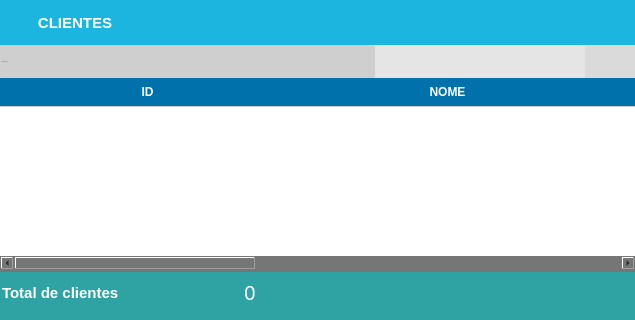
            <widget class="QWidget" name="clientes">
             <layout class="QGridLayout" name="gridLayout_2">
              <property name="leftMargin">
               <number>0</number>
              </property>
              <property name="topMargin">
               <number>0</number>
              </property>
              <property name="rightMargin">
               <number>0</number>
              </property>
              <property name="bottomMargin">
               <number>0</number>
              </property>
              <property name="spacing">
               <number>0</number>
              </property>
              <item row="0" column="0">
               <widget class="QFrame" name="frame_4">
                <property name="styleSheet">
                 <string notr="true">background-color: rgb(118, 118, 118);</string>
                </property>
                <property name="frameShape">
                 <enum>QFrame::NoFrame</enum>
                </property>
                <property name="frameShadow">
                 <enum>QFrame::Raised</enum>
                </property>
                <layout class="QVBoxLayout" name="verticalLayout_3">
                 <property name="spacing">
                  <number>0</number>
                 </property>
                 <property name="leftMargin">
                  <number>0</number>
                 </property>
                 <property name="topMargin">
                  <number>0</number>
                 </property>
                 <property name="rightMargin">
                  <number>0</number>
                 </property>
                 <property name="bottomMargin">
                  <number>0</number>
                 </property>
                 <item>
                  <widget class="QFrame" name="frame_8">
                   <property name="maximumSize">
                    <size>
                     <width>16777215</width>
                     <height>45</height>
                    </size>
                   </property>
                   <property name="styleSheet">
                    <string notr="true">background-color: qlineargradient(spread:pad, x1:0.518552, y1:0.414227, x2:0.52957, y2:1, stop:0 #1CB5E0 , stop:1 #1CB5E0);</string>
                   </property>
                   <property name="frameShape">
                    <enum>QFrame::NoFrame</enum>
                   </property>
                   <property name="frameShadow">
                    <enum>QFrame::Raised</enum>
                   </property>
                   <layout class="QHBoxLayout" name="horizontalLayout_5">
                    <property name="spacing">
                     <number>0</number>
                    </property>
                    <property name="leftMargin">
                     <number>0</number>
                    </property>
                    <property name="topMargin">
                     <number>0</number>
                    </property>
                    <property name="rightMargin">
                     <number>0</number>
                    </property>
                    <property name="bottomMargin">
                     <number>0</number>
                    </property>
                    <item>
                     <widget class="QPushButton" name="pushButton_14">
                      <property name="minimumSize">
                       <size>
                        <width>150</width>
                        <height>45</height>
                       </size>
                      </property>
                      <property name="styleSheet">
                       <string notr="true">QPushButton {
background-color:  #1CB5E0;
border: none;
color: rgb(255, 255, 255);
font-weight: bold;
font-size: 15px;


text-transform: uppercase
 }
QPushButton:hover{
background-color:  #1CB5E0;
border: none;
color: rgb(255, 255, 255);
font-weight: bold;
font-size: 16px;
text-decoration:underline;



}</string>
                      </property>
                      <property name="text">
                       <string>CLIENTES</string>
                      </property>
                      <property name="icon">
                       <iconset>
                        <normaloff>img/clientes.png</normaloff>img/clientes.png</iconset>
                      </property>
                      <property name="iconSize">
                       <size>
                        <width>30</width>
                        <height>30</height>
                       </size>
                      </property>
                     </widget>
                    </item>
                    <item>
                     <spacer name="horizontalSpacer_2">
                      <property name="orientation">
                       <enum>Qt::Horizontal</enum>
                      </property>
                      <property name="sizeHint" stdset="0">
                       <size>
                        <width>485</width>
                        <height>20</height>
                       </size>
                      </property>
                     </spacer>
                    </item>
                   </layout>
                  </widget>
                 </item>
                 <item>
                  <widget class="QFrame" name="frame_9">
                   <property name="maximumSize">
                    <size>
                     <width>16777215</width>
                     <height>33</height>
                    </size>
                   </property>
                   <property name="styleSheet">
                    <string notr="true">background-color: rgb(218, 218, 218);</string>
                   </property>
                   <property name="frameShape">
                    <enum>QFrame::NoFrame</enum>
                   </property>
                   <property name="frameShadow">
                    <enum>QFrame::Raised</enum>
                   </property>
                   <layout class="QGridLayout" name="gridLayout_8">
                    <property name="leftMargin">
                     <number>0</number>
                    </property>
                    <property name="topMargin">
                     <number>0</number>
                    </property>
                    <property name="rightMargin">
                     <number>0</number>
                    </property>
                    <property name="bottomMargin">
                     <number>0</number>
                    </property>
                    <property name="spacing">
                     <number>0</number>
                    </property>
                    <item row="0" column="0">
                     <widget class="QLineEdit" name="tx_BuscaClientes">
                      <property name="sizePolicy">
                       <sizepolicy hsizetype="Preferred" vsizetype="Preferred">
                        <horstretch>0</horstretch>
                        <verstretch>0</verstretch>
                       </sizepolicy>
                      </property>
                      <property name="maximumSize">
                       <size>
                        <width>777777</width>
                        <height>16777215</height>
                       </size>
                      </property>
                      <property name="font">
                       <font>
                        <family>Arial</family>
                        <pointsize>-1</pointsize>
                        <weight>50</weight>
                        <italic>false</italic>
                        <bold>false</bold>
                       </font>
                      </property>
                      <property name="mouseTracking">
                       <bool>false</bool>
                      </property>
                      <property name="focusPolicy">
                       <enum>Qt::ClickFocus</enum>
                      </property>
                      <property name="styleSheet">
                       <string notr="true">QLineEdit{
background: #CFCFCF;
border-radius: 2px;
color: #000;
font: 13px &quot;Arial&quot; ;
text-transform: uppercase;
}
QLineEdit:Focus {
border: 1px solid blue;
}</string>
                      </property>
                      <property name="placeholderText">
                       <string>PESQUISAR...</string>
                      </property>
                     </widget>
                    </item>
                    <item row="0" column="2">
                     <widget class="QPushButton" name="Bt_Cad_Cliente">
                      <property name="sizePolicy">
                       <sizepolicy hsizetype="Preferred" vsizetype="Preferred">
                        <horstretch>0</horstretch>
                        <verstretch>0</verstretch>
                       </sizepolicy>
                      </property>
                      <property name="minimumSize">
                       <size>
                        <width>0</width>
                        <height>33</height>
                       </size>
                      </property>
                      <property name="maximumSize">
                       <size>
                        <width>50</width>
                        <height>16777215</height>
                       </size>
                      </property>
                      <property name="toolTip">
                       <string>Adicionar</string>
                      </property>
                      <property name="styleSheet">
                       <string notr="true">QPushButton {

background-color: rgb(229, 229, 229);
border:none;
 }
QPushButton:hover{
background-color: rgb(255, 255, 255);

}</string>
                      </property>
                      <property name="text">
                       <string/>
                      </property>
                      <property name="icon">
                       <iconset>
                        <normaloff>img/adicionar.png</normaloff>img/adicionar.png</iconset>
                      </property>
                      <property name="iconSize">
                       <size>
                        <width>50</width>
                        <height>25</height>
                       </size>
                      </property>
                     </widget>
                    </item>
                    <item row="0" column="4">
                     <widget class="QPushButton" name="Bt_Edit_Cliente">
                      <property name="sizePolicy">
                       <sizepolicy hsizetype="Preferred" vsizetype="Preferred">
                        <horstretch>0</horstretch>
                        <verstretch>0</verstretch>
                       </sizepolicy>
                      </property>
                      <property name="minimumSize">
                       <size>
                        <width>0</width>
                        <height>0</height>
                       </size>
                      </property>
                      <property name="maximumSize">
                       <size>
                        <width>60</width>
                        <height>33</height>
                       </size>
                      </property>
                      <property name="font">
                       <font>
                        <pointsize>6</pointsize>
                       </font>
                      </property>
                      <property name="toolTip">
                       <string>Editar</string>
                      </property>
                      <property name="styleSheet">
                       <string notr="true">QPushButton {
background-color: rgb(229, 229, 229);
border:none;
 }
QPushButton:hover{
background-color: rgb(255, 255, 255);

}</string>
                      </property>
                      <property name="text">
                       <string/>
                      </property>
                      <property name="icon">
                       <iconset>
                        <normaloff>img/editar.png</normaloff>img/editar.png</iconset>
                      </property>
                      <property name="iconSize">
                       <size>
                        <width>50</width>
                        <height>25</height>
                       </size>
                      </property>
                     </widget>
                    </item>
                    <item row="0" column="5">
                     <widget class="QPushButton" name="Bt_Excluir_Cliente">
                      <property name="sizePolicy">
                       <sizepolicy hsizetype="Preferred" vsizetype="Preferred">
                        <horstretch>0</horstretch>
                        <verstretch>0</verstretch>
                       </sizepolicy>
                      </property>
                      <property name="minimumSize">
                       <size>
                        <width>0</width>
                        <height>33</height>
                       </size>
                      </property>
                      <property name="maximumSize">
                       <size>
                        <width>50</width>
                        <height>16777215</height>
                       </size>
                      </property>
                      <property name="toolTip">
                       <string>Excluir</string>
                      </property>
                      <property name="styleSheet">
                       <string notr="true">QPushButton {
background-color: rgb(229, 229, 229);
border:none;
 }
QPushButton:hover{
background-color: rgb(255, 255, 255);

}</string>
                      </property>
                      <property name="text">
                       <string/>
                      </property>
                      <property name="icon">
                       <iconset>
                        <normaloff>img/remover.png</normaloff>img/remover.png</iconset>
                      </property>
                      <property name="iconSize">
                       <size>
                        <width>30</width>
                        <height>27</height>
                       </size>
                      </property>
                     </widget>
                    </item>
                    <item row="0" column="6">
                     <widget class="QPushButton" name="Bt_Imprimir_Cliente">
                      <property name="sizePolicy">
                       <sizepolicy hsizetype="Preferred" vsizetype="Preferred">
                        <horstretch>0</horstretch>
                        <verstretch>0</verstretch>
                       </sizepolicy>
                      </property>
                      <property name="minimumSize">
                       <size>
                        <width>0</width>
                        <height>33</height>
                       </size>
                      </property>
                      <property name="maximumSize">
                       <size>
                        <width>50</width>
                        <height>16777215</height>
                       </size>
                      </property>
                      <property name="toolTip">
                       <string>Imprimir</string>
                      </property>
                      <property name="styleSheet">
                       <string notr="true">QPushButton {
border:none;
 }
QPushButton:hover{
background-color: rgb(255, 255, 255);

}</string>
                      </property>
                      <property name="text">
                       <string/>
                      </property>
                      <property name="icon">
                       <iconset>
                        <normaloff>img/impressora.png</normaloff>img/impressora.png</iconset>
                      </property>
                      <property name="iconSize">
                       <size>
                        <width>30</width>
                        <height>30</height>
                       </size>
                      </property>
                     </widget>
                    </item>
                    <item row="0" column="1">
                     <widget class="QPushButton" name="Bt_PesquisaCliente">
                      <property name="sizePolicy">
                       <sizepolicy hsizetype="Preferred" vsizetype="Preferred">
                        <horstretch>0</horstretch>
                        <verstretch>0</verstretch>
                       </sizepolicy>
                      </property>
                      <property name="minimumSize">
                       <size>
                        <width>0</width>
                        <height>33</height>
                       </size>
                      </property>
                      <property name="maximumSize">
                       <size>
                        <width>50</width>
                        <height>16777215</height>
                       </size>
                      </property>
                      <property name="toolTip">
                       <string>Pesquisar</string>
                      </property>
                      <property name="styleSheet">
                       <string notr="true">QPushButton {

background-color: rgb(229, 229, 229);
border:none;
 }
QPushButton:hover{
background-color: rgb(255, 255, 255);

}</string>
                      </property>
                      <property name="text">
                       <string/>
                      </property>
                      <property name="icon">
                       <iconset>
                        <normaloff>img/pesquisar.png</normaloff>img/pesquisar.png</iconset>
                      </property>
                      <property name="iconSize">
                       <size>
                        <width>50</width>
                        <height>30</height>
                       </size>
                      </property>
                     </widget>
                    </item>
                   </layout>
                  </widget>
                 </item>
                 <item>
                  <widget class="QFrame" name="frame_10">
                   <property name="frameShape">
                    <enum>QFrame::NoFrame</enum>
                   </property>
                   <property name="frameShadow">
                    <enum>QFrame::Raised</enum>
                   </property>
                   <layout class="QGridLayout" name="gridLayout_7">
                    <property name="leftMargin">
                     <number>0</number>
                    </property>
                    <property name="topMargin">
                     <number>0</number>
                    </property>
                    <property name="rightMargin">
                     <number>0</number>
                    </property>
                    <property name="bottomMargin">
                     <number>0</number>
                    </property>
                    <property name="spacing">
                     <number>0</number>
                    </property>
                    <item row="0" column="0">
                     <widget class="QTableWidget" name="TableWidget_Cliente">
                      <property name="sizePolicy">
                       <sizepolicy hsizetype="Preferred" vsizetype="Preferred">
                        <horstretch>0</horstretch>
                        <verstretch>0</verstretch>
                       </sizepolicy>
                      </property>
                      <property name="styleSheet">
                       <string notr="true">QHeaderView:section{
background-color: rgb(0, 113, 170);
padding: 5px 5px 5px 0px ;
font-size: 12px;
font-family: &quot;Arial&quot;;
font-weight: bold;
color: rgb(255, 255, 255);
border:none;
border-bottom: 1px solid #CCC;
}
QTableView{
background-color: rgb(255, 255, 255);
font-size: 12px;
color: rgb(113, 113, 113);

}
</string>
                      </property>
                      <property name="frameShape">
                       <enum>QFrame::NoFrame</enum>
                      </property>
                      <property name="dragDropOverwriteMode">
                       <bool>true</bool>
                      </property>
                      <property name="columnCount">
                       <number>5</number>
                      </property>
                      <attribute name="horizontalHeaderDefaultSectionSize">
                       <number>300</number>
                      </attribute>
                      <attribute name="horizontalHeaderMinimumSectionSize">
                       <number>15</number>
                      </attribute>
                      <attribute name="verticalHeaderHighlightSections">
                       <bool>true</bool>
                      </attribute>
                      <attribute name="verticalHeaderShowSortIndicator" stdset="0">
                       <bool>false</bool>
                      </attribute>
                      <attribute name="verticalHeaderStretchLastSection">
                       <bool>false</bool>
                      </attribute>
                      <column>
                       <property name="text">
                        <string>ID</string>
                       </property>
                      </column>
                      <column>
                       <property name="text">
                        <string>NOME</string>
                       </property>
                      </column>
                      <column>
                       <property name="text">
                        <string>CPF</string>
                       </property>
                      </column>
                      <column>
                       <property name="text">
                        <string>TELEFONE</string>
                       </property>
                      </column>
                      <column>
                       <property name="text">
                        <string>ENDEREÇO</string>
                       </property>
                      </column>
                     </widget>
                    </item>
                    <item row="1" column="0">
                     <widget class="QFrame" name="frame_29">
                      <property name="minimumSize">
                       <size>
                        <width>0</width>
                        <height>50</height>
                       </size>
                      </property>
                      <property name="maximumSize">
                       <size>
                        <width>16777215</width>
                        <height>45</height>
                       </size>
                      </property>
                      <property name="frameShape">
                       <enum>QFrame::NoFrame</enum>
                      </property>
                      <property name="frameShadow">
                       <enum>QFrame::Raised</enum>
                      </property>
                      <layout class="QHBoxLayout" name="horizontalLayout_11">
                       <property name="spacing">
                        <number>0</number>
                       </property>
                       <property name="leftMargin">
                        <number>0</number>
                       </property>
                       <property name="topMargin">
                        <number>0</number>
                       </property>
                       <property name="rightMargin">
                        <number>0</number>
                       </property>
                       <property name="bottomMargin">
                        <number>0</number>
                       </property>
                       <item>
                        <widget class="QFrame" name="frame_30">
                         <property name="styleSheet">
                          <string notr="true">background-color: rgb(47, 163, 163);</string>
                         </property>
                         <property name="frameShape">
                          <enum>QFrame::NoFrame</enum>
                         </property>
                         <property name="frameShadow">
                          <enum>QFrame::Raised</enum>
                         </property>
                         <widget class="QPushButton" name="Lb_Total_Geral_2">
                          <property name="geometry">
                           <rect>
                            <x>200</x>
                            <y>0</y>
                            <width>100</width>
                            <height>41</height>
                           </rect>
                          </property>
                          <property name="sizePolicy">
                           <sizepolicy hsizetype="Preferred" vsizetype="Preferred">
                            <horstretch>0</horstretch>
                            <verstretch>0</verstretch>
                           </sizepolicy>
                          </property>
                          <property name="minimumSize">
                           <size>
                            <width>0</width>
                            <height>41</height>
                           </size>
                          </property>
                          <property name="maximumSize">
                           <size>
                            <width>100</width>
                            <height>16777215</height>
                           </size>
                          </property>
                          <property name="font">
                           <font>
                            <family>MS Shell Dlg 2</family>
                            <pointsize>15</pointsize>
                            <weight>50</weight>
                            <italic>false</italic>
                            <bold>false</bold>
                           </font>
                          </property>
                          <property name="cursor">
                           <cursorShape>PointingHandCursor</cursorShape>
                          </property>
                          <property name="focusPolicy">
                           <enum>Qt::NoFocus</enum>
                          </property>
                          <property name="contextMenuPolicy">
                           <enum>Qt::ActionsContextMenu</enum>
                          </property>
                          <property name="styleSheet">
                           <string notr="true">background-color: rgb(47, 163, 163);
border:none;
font: 15pt &quot;MS Shell Dlg 2&quot;;
color: rgb(255, 255, 255);</string>
                          </property>
                          <property name="text">
                           <string>0</string>
                          </property>
                          <property name="icon">
                           <iconset>
                            <normaloff>G:/Meu Drive/PROGRAMAÇÃO/PROJETOS/MEUS PROJETOS/SISTEMA SAÚDE 11.02.2023/interfaces/images.png</normaloff>G:/Meu Drive/PROGRAMAÇÃO/PROJETOS/MEUS PROJETOS/SISTEMA SAÚDE 11.02.2023/interfaces/images.png</iconset>
                          </property>
                          <property name="iconSize">
                           <size>
                            <width>75</width>
                            <height>25</height>
                           </size>
                          </property>
                         </widget>
                         <widget class="QLineEdit" name="lineEdit_3">
                          <property name="geometry">
                           <rect>
                            <x>0</x>
                            <y>0</y>
                            <width>191</width>
                            <height>41</height>
                           </rect>
                          </property>
                          <property name="sizePolicy">
                           <sizepolicy hsizetype="Preferred" vsizetype="Preferred">
                            <horstretch>0</horstretch>
                            <verstretch>0</verstretch>
                           </sizepolicy>
                          </property>
                          <property name="styleSheet">
                           <string notr="true">border:none;
font-weight: bold;
font-size: 15px;
color: rgb(255, 255, 255);</string>
                          </property>
                          <property name="text">
                           <string>Total de clientes</string>
                          </property>
                         </widget>
                        </widget>
                       </item>
                       <item>
                        <widget class="QFrame" name="frame_31">
                         <property name="styleSheet">
                          <string notr="true">background-color: rgb(47, 163, 163);</string>
                         </property>
                         <property name="frameShape">
                          <enum>QFrame::NoFrame</enum>
                         </property>
                         <property name="frameShadow">
                          <enum>QFrame::Raised</enum>
                         </property>
                        </widget>
                       </item>
                      </layout>
                     </widget>
                    </item>
                   </layout>
                  </widget>
                 </item>
                </layout>
               </widget>
              </item>
             </layout>
            </widget>
